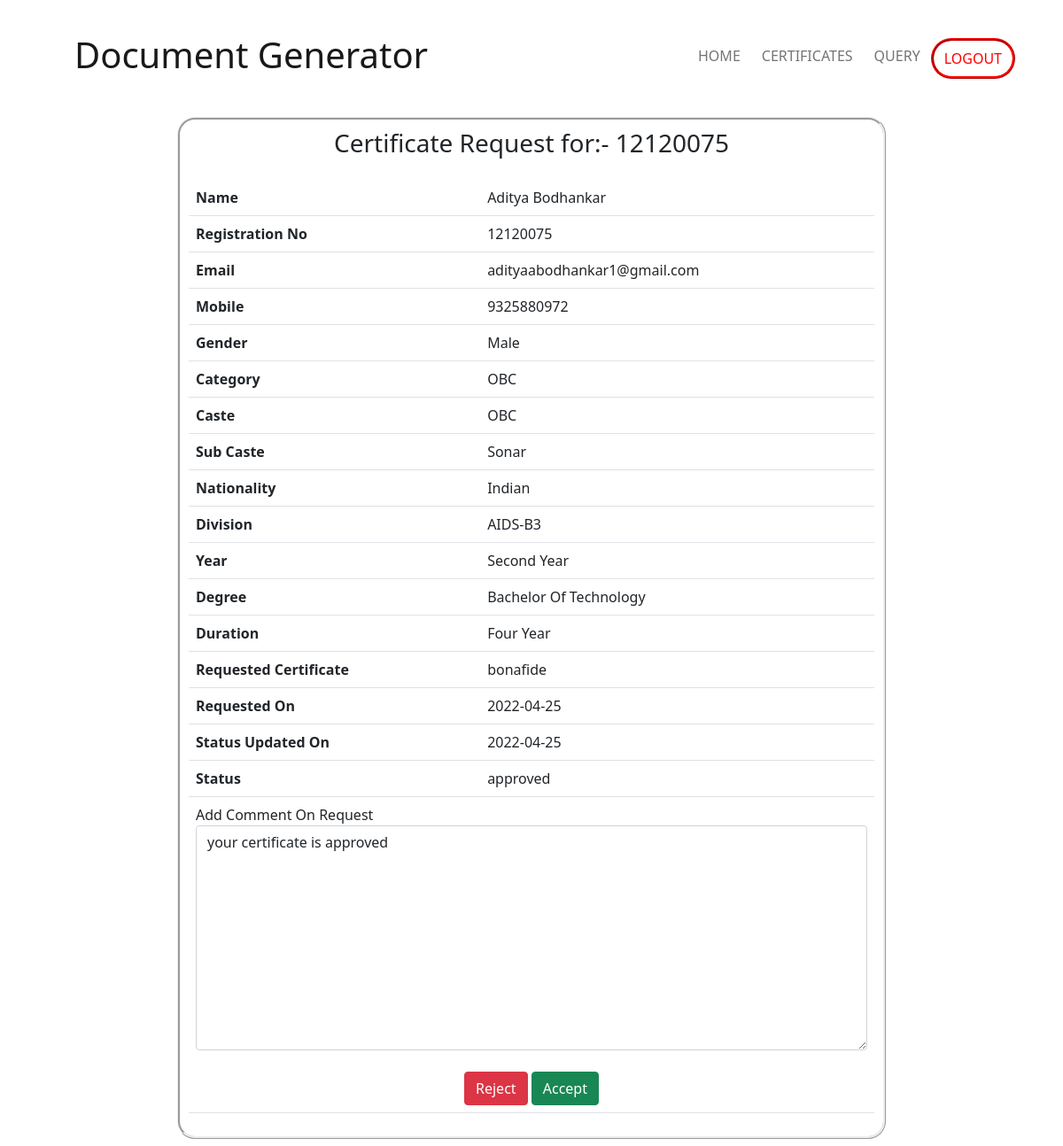
/admin_certificate_req?c_id=4, run on the app's committed database.
### main/models.py (models this page shows)
class UserModel(models.Model):
    id = models.AutoField(primary_key=True)
    uid = models.CharField(max_length=100)
    name = models.CharField(max_length=100)
    email = models.CharField(max_length=100)
    gender = models.CharField(max_length=20)
    category = models.CharField(max_length=20)
    caste = models.CharField(max_length=30)
    sub_caste = models.CharField(max_length=30)
    nationality = models.CharField(max_length=100)
    regNo = models.CharField(max_length=100)
    mobile = models.CharField(max_length=100)
    div = models.CharField(max_length=20)
    profile = models.CharField(max_length=200)
    year = models.CharField(max_length=100)
    degree = models.CharField(max_length=100)
    course = models.CharField(max_length=100)
    duration = models.CharField(max_length=100)

class CertificateRequestModel(models.Model):
    id = models.AutoField(primary_key=True)
    student_id = models.CharField(max_length=100)
    name = models.CharField(max_length=100)
    request_date = models.CharField(max_length=20)
    last_update_date = models.CharField(max_length=20, default="-")
    comment = models.CharField(max_length=400, default="", null=True)
    approved = models.BooleanField(default=False)
    status = models.CharField(default="Pending", max_length=30)
    url = models.CharField(max_length=200, default="#")

### main/views.py (the view, shortened to what this page needs)
# urls.py: path('admin_certificate_req', views.certificate_request_details),
def certificate_request_details(request):
    try:
        certificate = CertificateRequestModel.objects.filter(id=request.GET["c_id"]).get()
        user = UserModel.objects.filter(uid=certificate.student_id).get()
        return render(request, 'cer_details.html', {'user': user, 'certificate': certificate})
    except UserModel.DoesNotExist:
        print("Error")
    except CertificateRequestModel.DoesNotExist:
        print("Np Certificate Found")
    return redirect('/')

### templates/cer_details.html (shortened to what this page needs)
<!DOCTYPE html>
<html lang="en">
<head>
    <link href="https://cdn.jsdelivr.net/npm/bootstrap@5.1.3/dist/css/bootstrap.min.css" rel="stylesheet"
>
</head>
<body>
    <div class="container">
        <nav class="navbar navbar-expand-lg navbar-light">
            <div class="container-fluid">
                <a class="navbar-brand" href="./#" style="padding: 30px;">
                    <h3 class="display-6">Document Generator</h3>
                </a>
                <div class="collapse navbar-collapse" id="navbarNav">
                    <ul class="navbar-nav ms-auto ">
                        <li class="nav-item">
                            <a class="nav-link" href="./">HOME</a>
                        </li>
                        <li class="nav-item">
                            <a class="nav-link" href="./#requests">CERTIFICATES</a>
                        </li>
                        <li class="nav-item">
                            <a class="nav-link" href="#">QUERY</a>
                        </li>
                        <li class="nav-item">
                            <a class="nav-link" href="./logout" id="nav-login-btn">
                                LOGOUT
                            </a>
                        </li>
                    </ul>
                </div>
            </div>
        </nav>
    </div>
    <div class="container mb-2" style="max-width: 800px; border: ridge; border-radius: 20px; padding: 10px;">
        <center>
            <h3>
                Certificate Request for:- {{ user.regNo }}
            </h3>
        </center>
        <table class="table table-stripped table-hover">
            <tbody>
                <table class="table table-stripped table-hover">
                    <tr>
                        <th>Name</th>
                        <td>{{ user.name}}</td>
                    </tr>
                    <tr>
                        <th>Registration No</th>
                        <td>{{ user.regNo }}</td>
                    </tr>
                    <tr>
                        <th>Email</th>
                        <td>{{ user.email }}</td>
                    </tr>
                    <tr>
                        <th>Mobile</th>
                        <td>{{ user.mobile }}</td>
                    </tr>
                    <tr>
                        <th>Gender</th>
                        <td>{{ user.gender }}</td>
                    </tr>
                    <tr>
                        <th>Category</th>
                        <td>{{ user.category }}</td>
                    </tr>
                    <tr>
                        <th>Caste</th>
                        <td>{{ user.caste }}</td>
                    </tr>
                    <tr>
                        <th>Sub Caste</th>
                        <td>{{ user.sub_caste }}</td>
                    </tr>
                    <tr>
                        <th>Nationality</th>
                        <td>{{ user.nationality }}</td>
                    </tr>
                    <tr>
                        <th>Division</th>
                        <td>{{ user.div }}</td>
                    </tr>
                    <tr>
                        <th>Year</th>
                        <td>{{ user.year }}</td>
                    </tr>
                    <tr>
                        <th>Degree</th>
                        <td>{{ user.degree }}</td>
                    </tr>
                    <tr>
                        <th>Duration</th>
                        <td>{{ user.duration }}</td>
                    </tr>
                    <tr>
                        <th>Requested Certificate</th>
                        <td>{{ certificate.name }}</td>
                    </tr>
                    <tr>
                        <th>Requested On</th>
                        <td>{{ certificate.request_date }}</td>
                    </tr>
                    <tr>
                        <th>Status Updated On</th>
                        <td>{{ certificate.last_update_date }}</td>
                    </tr>
                    <tr>
                        <th>Status</th>
                        <td>{{ certificate.status }}</td>
                    </tr>
                    <tr>
                        <td colspan="2">
                            <form action="" method="post">
                                <div class="form-group">
                                    <label for="comment">Add Comment On Request</label>
                                    <textarea name="comment" id="comment" cols="30" rows="10" class="form-control" placeholder="Enter Comment">{{ certificate.comment }}</textarea>
                                </div>
                                <br>
                                <center>
                                    <input type="submit" value="Reject" name="reject" class="btn btn-danger">
                                    <input type="submit" value="Accept" name="accept" class="btn btn-success">
                                </center>
                            </form>
                        </td>
                    </tr>
                </table>
            </tbody>
        </table>
    </div>
</body>
</html>

### templates/cer_details.html (style rules this page uses)
.nav-link { padding-left: 12px !important; padding-right: 12px !important; --border-color: purple; --border-width: 3px; --bottom-distance: 0px; display: inline-block; background-image: linear-gradient(var(--border-color), var(--border-color)); background-size: 0 var(--border-width); background-repeat: no-repeat; transition: background-size 0.3s; margin: 5px 0; background-position: 50% calc(100% - var(--bottom-distance)); }
#nav-login-btn { border-radius: 100px; border: ridge red; color: red; background: white; padding-left: 20px; padding-right: 20px; }

### data on the page
UserModel: regNo "12120075", name "Aditya Bodhankar", email "adityaabodhankar1@gmail.com", mobile "9325880972", gender "Male", category "OBC", caste "OBC", sub_caste "Sonar", nationality "Indian", div "AIDS-B3", year "Second Year", degree "Bachelor Of Technology", duration "Four Year"
CertificateRequestModel: name "bonafide", request_date "2022-04-25", last_update_date "2022-04-25", status "approved", comment "your certificate is approved"
